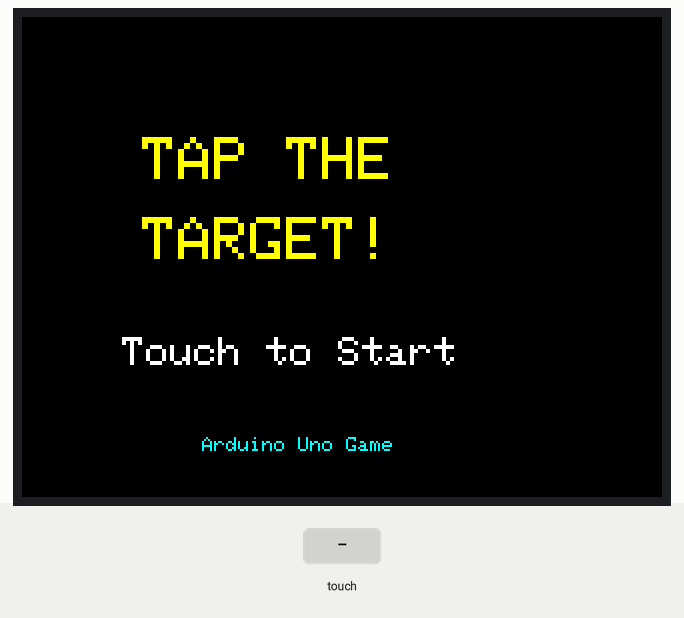
A sketch run on a simulated Arduino Uno, built with avr-gcc and run on an emulated ATmega328P. On the bench: 320×240 colour display. The test bench sets the inputs (shaded band). Random numbers use the default seed unless the sketch sets one.

Above: at 1.4 s.
1.5 s: touch panel pressed at 13 % / 10 % of its raw x / y range
At 2.3 s:
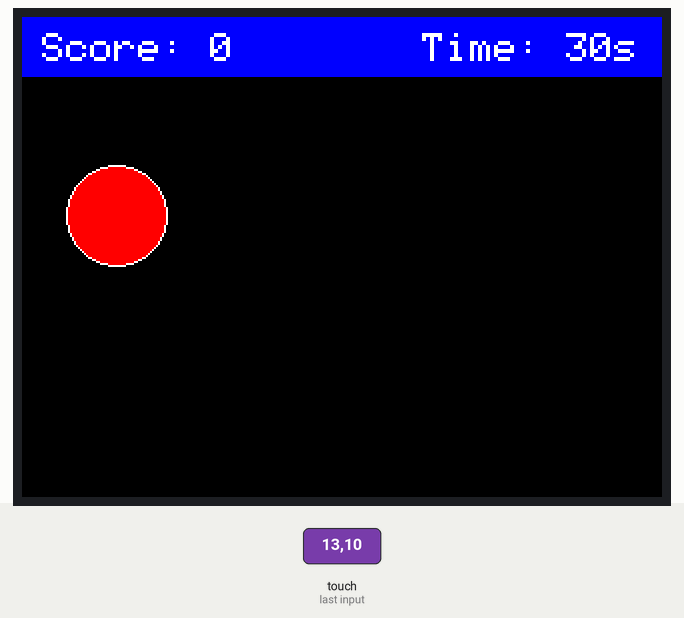
At 3.3 s:
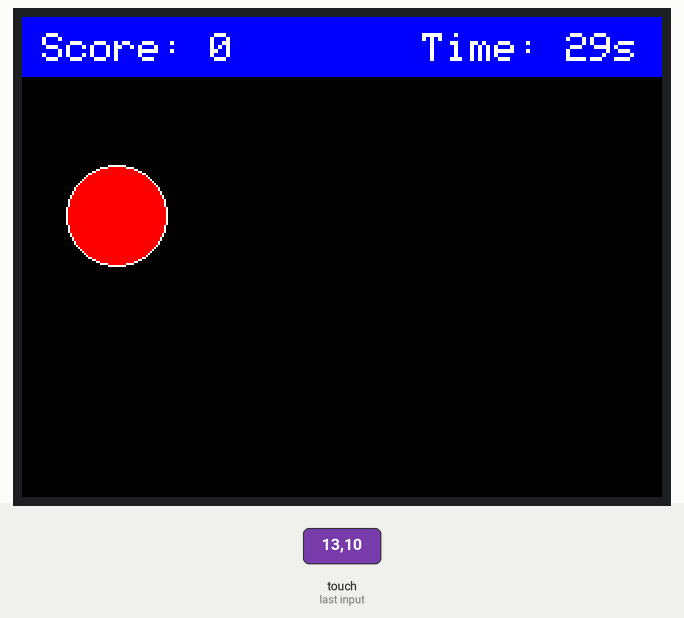
4.5 s: touch panel pressed at 13 % / 70 % of its raw x / y range
At 5.5 s:
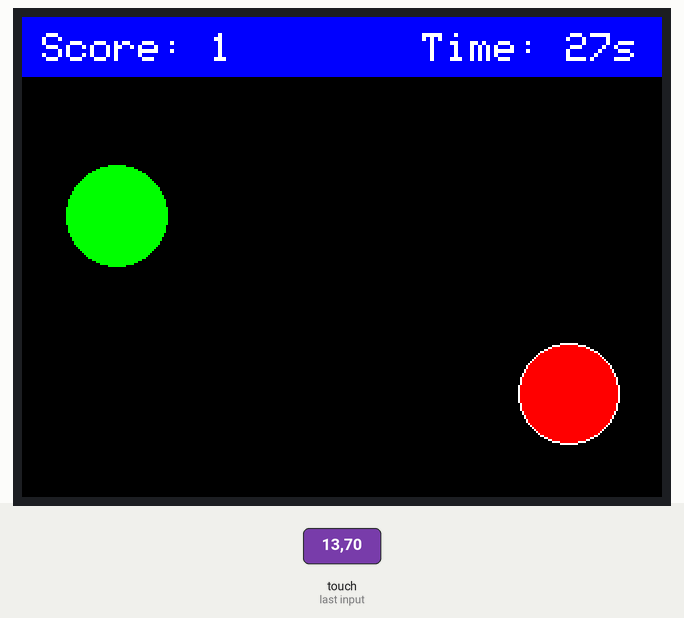
Timing chart, 0 to 7.5 s (numbered marks = the images above; inputs shaded):
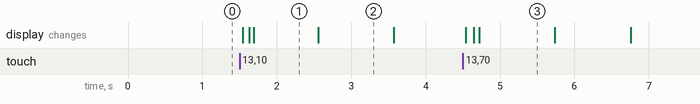

The sketch:

GameLcdTft.ino
```cpp
#include <Adafruit_GFX.h>
#include <MCUFRIEND_kbv.h>
#include <TouchScreen.h>

// --- กำหนดค่าสี ---
#define BLACK   0x0000
#define WHITE   0xFFFF
#define RED     0xF800
#define GREEN   0x07E0
#define BLUE    0x001F
#define YELLOW  0xFFE0
#define CYAN    0x07FF

// --- ตั้งค่าหน้าจอ ---
MCUFRIEND_kbv tft;

// --- ตั้งค่าหน้าจอสัมผัส (มาตรฐานของบอร์ด TFT Shield) ---
#define YP A1
#define XM A2
#define YM 7
#define XP 6
TouchScreen ts = TouchScreen(XP, YP, XM, YM, 300);

// --- ค่าสอบเทียบหน้าจอสัมผัส (ปรับได้จากผลการทดสอบก่อนหน้า) ---
#define TS_MINX 256
#define TS_MAXX 848
#define TS_MINY 195
#define TS_MAXY 858

// --- ตัวแปรของเกม ---
enum GameState { MENU, PLAYING, GAMEOVER };
GameState state = MENU;

int score = 0;
int timeLeft = 30;          // เวลาเล่น 30 วินาที
unsigned long lastTimeUpdate = 0;

int targetX = 0, targetY = 0;
int targetR = 25;           // รัศมีของเป้า
bool targetActive = false;
unsigned long targetSpawnTime = 0;

void setup() {
  Serial.begin(9600);

  // เริ่มต้นหน้าจอ
  uint16_t ID = tft.readID();
  if (ID == 0xD3D3) ID = 0x9481;
  if (ID == 0x0000 || ID == 0xFFFF) ID = 0x9341;
  tft.begin(ID);
  tft.setRotation(1); // แนวนอน (320x240)

  showMenu();
}

void loop() {
  int touchX, touchY;
  bool isTouched = getTouch(touchX, touchY);

  if (state == MENU) {
    if (isTouched) {
      startGame();
    }
  }
  else if (state == PLAYING) {
    // อัปเดตเวลาทุก 1 วินาที
    if (millis() - lastTimeUpdate >= 1000) {
      timeLeft--;
      lastTimeUpdate = millis();
      drawHUD(); // อัปเดตเวลาบนหน้าจอ

      if (timeLeft <= 0) {
        state = GAMEOVER;
        showGameOver();
      }
    }

    // สร้างเป้าใหม่ถ้ายังไม่มี
    if (!targetActive) {
      spawnTarget();
    }

    // ตรวจสอบการแตะเป้า
    if (isTouched) {
      // คำนวณระยะห่างระหว่างจุดที่แตะกับศูนย์กลางเป้า (Pythagoras)
      int dx = touchX - targetX;
      int dy = touchY - targetY;

      if ((dx * dx + dy * dy) <= (targetR * targetR)) {
        // แตะถูกเป้า!
        score++;
        targetActive = false; // ลบเป้าเก่า

        // เอฟเฟกต์ภาพเมื่อแตะถูก (กระพริบสีเขียว)
        tft.fillCircle(targetX, targetY, targetR, GREEN);
        delay(100);

        drawHUD(); // อัปเดตคะแนน
      }
    }
  }
  else if (state == GAMEOVER) {
    if (isTouched) {
      showMenu();
    }
  }

  delay(50); // หน่วงเวลาเล็กน้อยเพื่อลดการอ่านสัมผัสซ้ำ
}

// --- ฟังก์ชันอ่านค่าสัมผัส ---
bool getTouch(int &x, int &y) {
  TSPoint p = ts.getPoint();
  pinMode(XM, OUTPUT);
  pinMode(YP, OUTPUT);

  if (p.z > ts.pressureThreshhold) {
    // สูตรนี้ต้องคงไว้ตามเดิม (สลับ p.y ใส่ mapX และสลับปลายทาง mapY)
    x = map(p.y, TS_MINY, TS_MAXY, 0, tft.width());
    y = map(p.x, TS_MINX, TS_MAXX, tft.height(), 0);

    x = constrain(x, 0, tft.width());
    y = constrain(y, 0, tft.height());
    return true;
  }
  return false;
}

// --- ฟังก์ชันจัดการหน้าจอต่างๆ ---
void showMenu() {
  state = MENU;
  tft.fillScreen(BLACK);

  tft.setTextColor(YELLOW);
  tft.setTextSize(3);
  tft.setCursor(60, 60);
  tft.print("TAP THE");
  tft.setCursor(60, 100);
  tft.print("TARGET!");

  tft.setTextColor(WHITE);
  tft.setTextSize(2);
  tft.setCursor(50, 160);
  tft.print("Touch to Start");

  tft.setTextSize(1);
  tft.setTextColor(CYAN);
  tft.setCursor(90, 210);
  tft.print("Arduino Uno Game");
}

void startGame() {
  state = PLAYING;
  score = 0;
  timeLeft = 30;
  targetActive = false;
  lastTimeUpdate = millis();

  tft.fillScreen(BLACK);
  drawHUD();
}

void drawHUD() {
  // วาดแถบด้านบน
  tft.fillRect(0, 0, 320, 30, BLUE);

  tft.setTextColor(WHITE);
  tft.setTextSize(2);

  // แสดงคะแนน
  tft.setCursor(10, 8);
  tft.print("Score: ");
  tft.print(score);

  // แสดงเวลา
  tft.setCursor(200, 8);
  tft.print("Time: ");
  tft.print(timeLeft);
  tft.print("s ");
}

void spawnTarget() {
  // สุ่มตำแหน่ง X (ระหว่าง 40 ถึง 280) และ Y (ระหว่าง 50 ถึง 210)
  targetX = random(40, 280);
  targetY = random(50, 210);

  // วาดเป้า (วงกลมสีแดงมีขอบขาว)
  tft.fillCircle(targetX, targetY, targetR, RED);
  tft.drawCircle(targetX, targetY, targetR, WHITE);

  targetActive = true;
  targetSpawnTime = millis();
}

void showGameOver() {
  tft.fillScreen(BLACK);

  tft.setTextColor(RED);
  tft.setTextSize(3);
  tft.setCursor(70, 60);
  tft.print("GAME OVER");

  tft.setTextColor(YELLOW);
  tft.setTextSize(2);
  tft.setCursor(90, 120);
  tft.print("Final Score:");

  tft.setTextColor(GREEN);
  tft.setTextSize(4);
  tft.setCursor(110, 150);
  tft.print(score);

  tft.setTextColor(WHITE);
  tft.setTextSize(2);
  tft.setCursor(60, 210);
  tft.print("Touch to Retry");
}
```

Measured:
- after the input at 1.5 s, the display: first changes at once (image 1 shows a later state)
- what the display in image 1 shows lasts 0.9 s, from 1.7 s to 2.6 s
